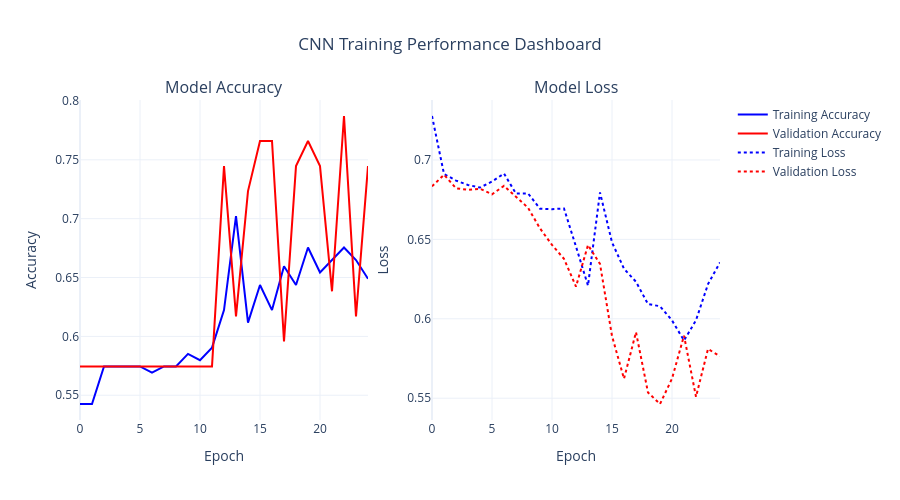

The notebook cell saved with this chart:
### Code cell
import plotly.graph_objects as go
from plotly.subplots import make_subplots

print("Generating Interactive Plotly Dashboard...")

# 1. Create a 1x2 subplot layout
fig = make_subplots(
    rows=1, cols=2, 
    subplot_titles=('Model Accuracy', 'Model Loss')
)

# 2. Add Accuracy Traces (Left Graph)
fig.add_trace(
    go.Scatter(
        y=history.history['accuracy'], 
        mode='lines', 
        name='Training Accuracy', 
        line=dict(color='blue')
    ),
    row=1, col=1
)
fig.add_trace(
    go.Scatter(
        y=history.history['val_accuracy'], 
        mode='lines', 
        name='Validation Accuracy', 
        line=dict(color='red')
    ),
    row=1, col=1
)

# 3. Add Loss Traces (Right Graph)
fig.add_trace(
    go.Scatter(
        y=history.history['loss'], 
        mode='lines', 
        name='Training Loss', 
        line=dict(color='blue', dash='dot') # Dashed line for distinction
    ),
    row=1, col=2
)
fig.add_trace(
    go.Scatter(
        y=history.history['val_loss'], 
        mode='lines', 
        name='Validation Loss', 
        line=dict(color='red', dash='dot')
    ),
    row=1, col=2
)

# 4. Professional Layout Formatting
fig.update_layout(
    title_text='CNN Training Performance Dashboard',
    title_x=0.5, # Center the title
    template='plotly_white',
    hovermode='x unified', # Shows all data points for an epoch on hover
    showlegend=True,
    height=500
)

# Set axes titles
fig.update_xaxes(title_text='Epoch', row=1, col=1)
fig.update_xaxes(title_text='Epoch', row=1, col=2)
fig.update_yaxes(title_text='Accuracy', row=1, col=1)
fig.update_yaxes(title_text='Loss', row=1, col=2)

# 5. Render the interactive plot
fig.show()

### Figure 1 — Plotly figure (JSON) as saved in the notebook; plotly's stock layout.template omitted (floating-point values rounded to 4 significant figures)
{"data": [{"line": {"color": "blue"}, "mode": "lines", "name": "Training Accuracy", "type": "scatter", "xaxis": "x", "y": [0.5426, 0.5426, 0.5745, 0.5745, 0.5745, 0.5745, 0.5691, 0.5745, 0.5745, 0.5851, 0.5798, 0.5904, 0.6223, 0.7021, 0.6117, 0.6436, 0.6223, 0.6596, 0.6436, 0.6755, 0.6543, 0.6649, 0.6755, 0.6649, 0.6489], "yaxis": "y"}, {"line": {"color": "red"}, "mode": "lines", "name": "Validation Accuracy", "type": "scatter", "xaxis": "x", "y": [0.5745, 0.5745, 0.5745, 0.5745, 0.5745, 0.5745, 0.5745, 0.5745, 0.5745, 0.5745, 0.5745, 0.5745, 0.7447, 0.617, 0.7234, 0.766, 0.766, 0.5957, 0.7447, 0.766, 0.7447, 0.6383, 0.7872, 0.617, 0.7447], "yaxis": "y"}, {"line": {"color": "blue", "dash": "dot"}, "mode": "lines", "name": "Training Loss", "type": "scatter", "xaxis": "x2", "y": [0.7277, 0.6912, 0.687, 0.6843, 0.6826, 0.6864, 0.6914, 0.6788, 0.679, 0.6693, 0.669, 0.6695, 0.6454, 0.6209, 0.6796, 0.6481, 0.6315, 0.6233, 0.6092, 0.6079, 0.599, 0.5863, 0.5991, 0.6218, 0.6355], "yaxis": "y2"}, {"line": {"color": "red", "dash": "dot"}, "mode": "lines", "name": "Validation Loss", "type": "scatter", "xaxis": "x2", "y": [0.6834, 0.6907, 0.6822, 0.6812, 0.6819, 0.6784, 0.6837, 0.6767, 0.6699, 0.6569, 0.6465, 0.6377, 0.6202, 0.6465, 0.6345, 0.5892, 0.5623, 0.5916, 0.5536, 0.5463, 0.5623, 0.5894, 0.5509, 0.581, 0.5764], "yaxis": "y2"}], "layout": {"annotations": [{"font": {"size": 16}, "showarrow": false, "text": "Model Accuracy", "x": 0.225, "xanchor": "center", "xref": "paper", "y": 1, "yanchor": "bottom", "yref": "paper"}, {"font": {"size": 16}, "showarrow": false, "text": "Model Loss", "x": 0.775, "xanchor": "center", "xref": "paper", "y": 1, "yanchor": "bottom", "yref": "paper"}], "height": 500, "hovermode": "x unified", "showlegend": true, "title": {"text": "CNN Training Performance Dashboard", "x": 0.5}, "xaxis": {"anchor": "y", "domain": [0, 0.45], "title": {"text": "Epoch"}}, "xaxis2": {"anchor": "y2", "domain": [0.55, 1], "title": {"text": "Epoch"}}, "yaxis": {"anchor": "x", "domain": [0, 1], "title": {"text": "Accuracy"}}, "yaxis2": {"anchor": "x2", "domain": [0, 1], "title": {"text": "Loss"}}}}
